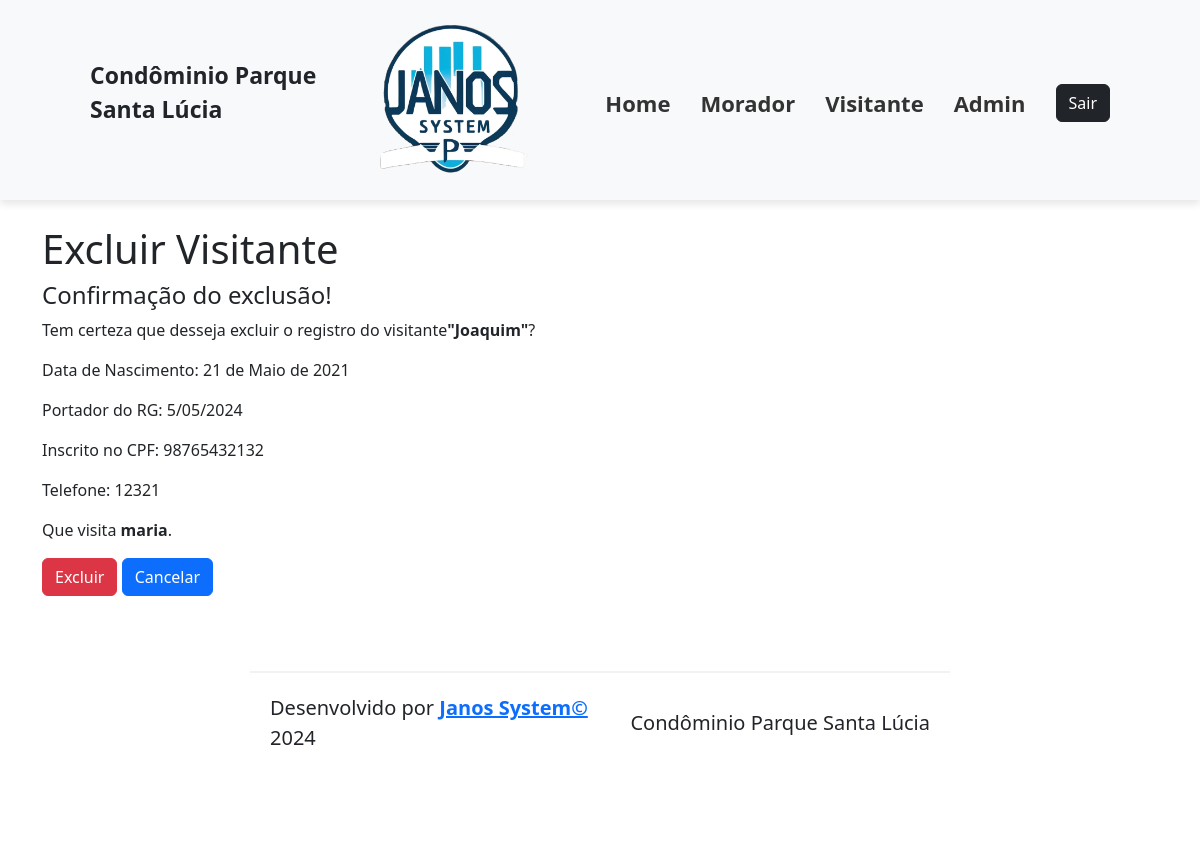
The app's page /visitantes-exclucao/1 with its own data.
### cadastros/models.py (models this page shows, shortened)
class Visitante(models.Model):
    morador = models.ForeignKey(Morador, on_delete=models.DO_NOTHING)  # rever esse parametro
    nome = models.CharField(verbose_name="Nome", max_length=50, null=False, blank=False)
    dt_nasto = models.DateField(verbose_name="Data de Nascimento", null=False, blank=False)
    doc_rg = models.CharField(verbose_name="RG", max_length=9, null=False, blank=False)
    doc_cpf = models.CharField(verbose_name="CPF", max_length=11, null=False, blank=False)
    telefone = models.CharField(verbose_name="Telefone", max_length=8, null=False, blank=False)

class Morador(models.Model):
    apartamento = models.ForeignKey(Apartamento, on_delete=models.CASCADE)
    nome = models.CharField(verbose_name="Nome", max_length=50, null=False, blank=False)
    dt_nasto = models.DateField(verbose_name="Data de Nascimento", null=False, blank=False)
    doc_rg = models.CharField(verbose_name="RG", max_length=9, null=False, blank=False)
    doc_cpf = models.CharField(verbose_name="CPF", max_length=11, null=False, blank=False)
    def __str__(self):
        return f"{self.nome}"

### cadastros/views.py (the view)
# urls.py: path("visitantes-exclucao/<int:pk>", VisitanteDeleteView.as_view(), name="visitantes_exclusao",)
class VisitanteDeleteView(DeleteView):
    model = Visitante
    success_url = reverse_lazy("visitantes_lista")

### cadastros/Templates/cadastros/visitante_confirm_delete.html (shortened to what this page needs)
{% extends 'base.html' %}
{% load static %}
{% block content %}
    <h1> Excluir Visitante </h1>
        <h4>Confirmação do exclusão!</h4>
    <p>Tem certeza que desseja excluir o registro do visitante<strong>"{{visitante.nome}}"</strong>?</p>
    <p>Data de Nascimento: {{visitante.dt_nasto}}</p>
    <p>Portador do RG: {{visitante.doc_rg}}</p>
    <p>Inscrito no CPF: {{visitante.doc_cpf}}</p>
    <p>Telefone: {{visitante.telefone}}</p>
    <p>Que visita <strong>{{visitante.morador}}</strong>.</p>
        <form method="POST">
            <button type="submit" class="btn btn-danger">Excluir</button>
            <a href="{% url 'visitantes_lista' %}" class="btn btn-primary">Cancelar</a>
        </form>
{% endblock content %}

### records on screen
Visitante: nome "Joaquim", dt_nasto "21 de Maio de 2021", doc_rg "5/05/2024", doc_cpf "98765432132", telefone "12321", morador "maria"
